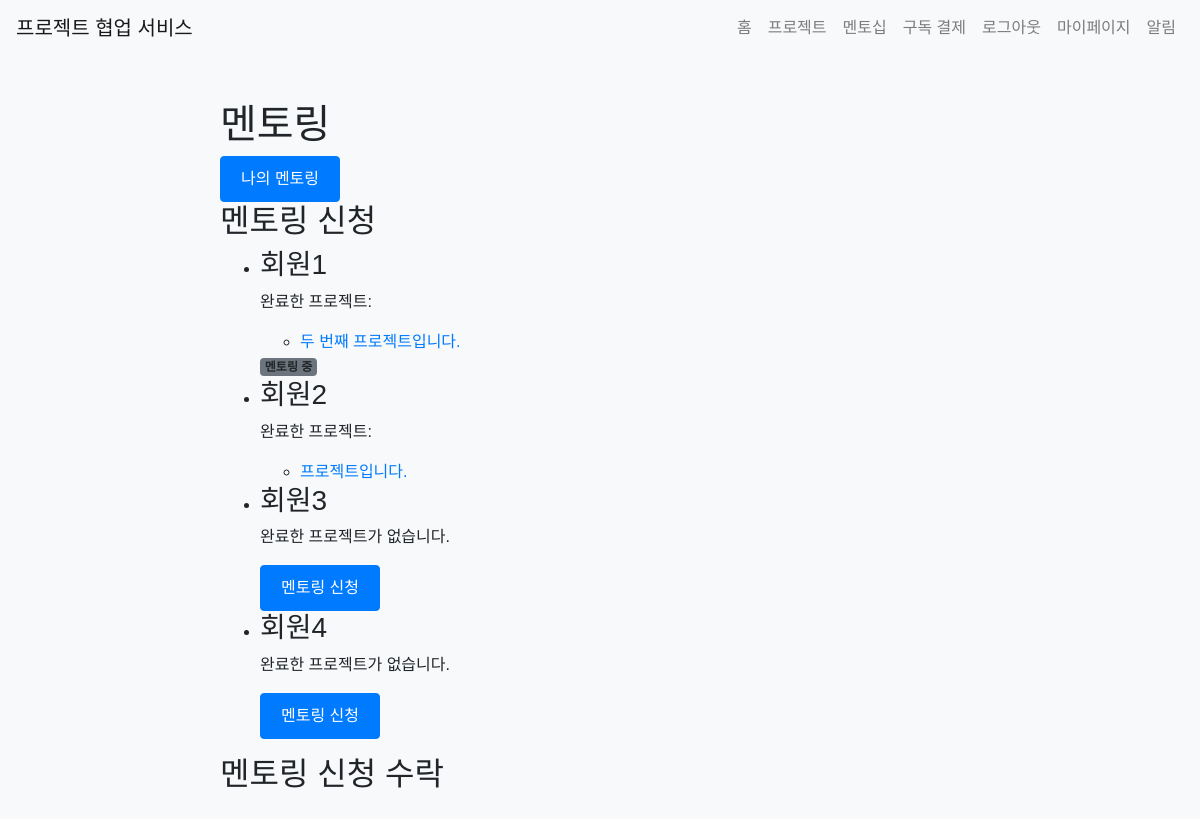
Page /mentorship/ (signed in) on the committed database.
### app/models.py (models this page shows)
class User(UserMixin, db.Model):
    id = db.Column(db.Integer, primary_key=True)
    name = db.Column(db.String(100), nullable=False)
    email = db.Column(db.String(120), unique=True, nullable=False)
    password = db.Column(db.String(255), nullable=False)
    bio = db.Column(db.Text)
    notifications = db.relationship('Notification', back_populates='user', lazy=True)
    projects = db.relationship('Project', secondary='project_participant', back_populates='participants', overlaps="project_participants")
    subscription = db.relationship('Subscription', back_populates='subscriber', uselist=False)
    created_projects = db.relationship('Project', back_populates='client', lazy=True, foreign_keys='Project.client_id')
    mentees = db.relationship('User',
                              secondary=mentorship_mentor,
                              primaryjoin=(mentorship_mentor.c.mentor_id == id),
                              secondaryjoin=(mentorship_mentor.c.mentee_id == id),
                              backref=db.backref('mentors', lazy='dynamic'),
                              lazy='dynamic')
    pending_mentees = db.relationship('User',
                                    secondary=mentorship_mentee,
                                    primaryjoin=(mentorship_mentee.c.mentor_id == id),
                                    secondaryjoin=(mentorship_mentee.c.mentee_id == id),
                                    backref=db.backref('pending_mentors', lazy='dynamic'),
                                    lazy='dynamic')
    project_participants = db.relationship('ProjectParticipant', back_populates='user', lazy=True, overlaps="projects")

class Project(db.Model):
    id = db.Column(db.Integer, primary_key=True)
    title = db.Column(db.String(100), nullable=False)
    description = db.Column(db.Text, nullable=False)
    start_date = db.Column(db.Date, nullable=False)
    end_date = db.Column(db.Date, nullable=False)
    created_at = db.Column(db.DateTime, default=datetime.utcnow)
    client_id = db.Column(db.Integer, db.ForeignKey('user.id'), nullable=False)
    client = db.relationship('User', back_populates='created_projects')
    completed = db.Column(db.Boolean, default=False)
    participants = db.relationship('User', secondary='project_participant', back_populates='projects', overlaps="project_participants")
    project_participants = db.relationship('ProjectParticipant', back_populates='project', lazy=True, overlaps="participants,projects")

### app/views/mentorship.py (the view)
@bp.route('/')
@login_required
def index():
    users = User.query.all()
    request_form = RequestMentorshipForm()
    accept_form = AcceptMentorshipForm()
    return render_template('mentorship/index.html', users=users, request_form=request_form, accept_form=accept_form)

### app/forms.py
class RequestMentorshipForm(FlaskForm):
    submit = SubmitField('멘토링 신청')

class AcceptMentorshipForm(FlaskForm):
    submit = SubmitField('멘토링 수락')

### app/__init__.py (called while the page is built)
@login_manager.user_loader
def load_user(user_id):
    if user_id is not None:
        return User.query.get(int(user_id))
    return None

### app/templates/mentorship/index.html (shortened to what this page needs)
{% extends 'base.html' %}
{% block content %}
<h1>멘토링</h1>
<a href="{{ url_for('mentorship.my_mentoring') }}" class="btn btn-primary">나의 멘토링</a>
<h2>멘토링 신청</h2>
<ul>
  {% for user in users %}
    <li>
      <h3>{{ user.name }}</h3>
      {% if user.created_projects %}
        <p>완료한 프로젝트:</p>
        <ul>
          {% for project in user.created_projects|selectattr('completed') %}
            <li>
              <a href="{{ url_for('project.detail', project_id=project.id) }}">{{ project.title }}</a>
            </li>
          {% endfor %}
        </ul>
      {% else %}
        <p>완료한 프로젝트가 없습니다.</p>
      {% endif %}
      {% if user != current_user %}
        {% if user in current_user.mentors %}
          <span class="badge bg-secondary">멘토링 중</span>
        {% elif user not in current_user.pending_mentors %}
          <form action="{{ url_for('mentorship.request_mentorship', mentor_id=user.id) }}" method="post">
            {{ request_form.submit(class="btn btn-primary") }}
          </form>
        {% else %}
          <span class="badge bg-warning">신청 대기 중</span>
        {% endif %}
      {% endif %}
    </li>
  {% endfor %}
</ul>
<h2>멘토링 신청 수락</h2>
{% endblock %}

### app/static/css/style.css (style rules this page uses)
body { font-family: Arial, sans-serif; background-color: #f8f9fa; margin: 0; padding: 0; }
.btn { display: inline-block; padding: 10px 20px; background-color: #007bff; color: #fff; text-decoration: none; border-radius: 4px; cursor: pointer; }
.btn-primary { background-color: #007bff; }

### rows in the picture
User: name "회원1", shows "멘토링 중"
Project: title "두 번째 프로젝트입니다."
User: name "회원2"
Project: title "프로젝트입니다."
User: name "회원3", shows "완료한 프로젝트가 없습니다."
User: name "회원4", shows "완료한 프로젝트가 없습니다."
